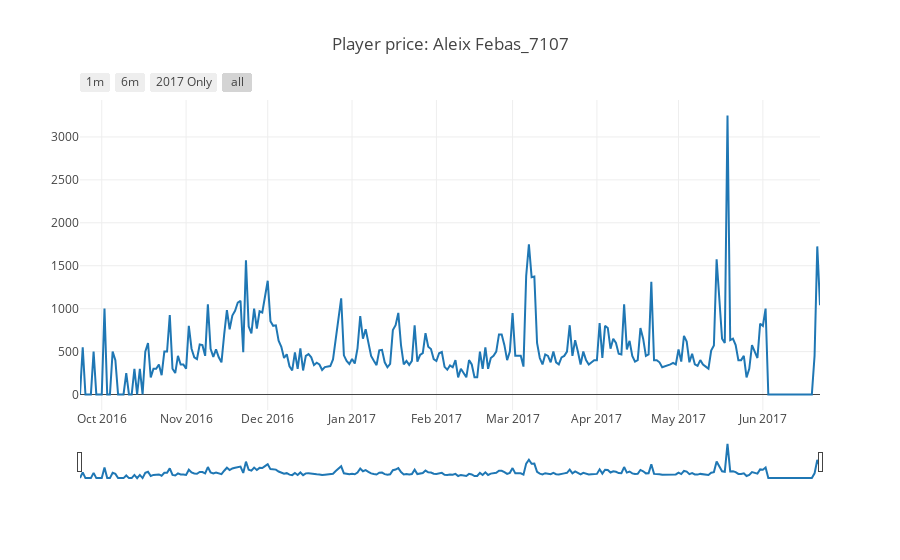

The notebook cell this image was saved under:
### Code cell
i = widgets.interactive(select_player_names, club = club_names_dropdown)
j = widgets.interactive(view_image, player_name = player_names_dropdown)
display(i)
display(j)
# You can select multiple items

### Figure 1 — Plotly figure (JSON) as saved in the notebook; plotly's stock layout.template omitted (floating-point values rounded to 4 significant figures; data arrays with more than 128 entries replaced by an {"elided": "..."} marker saying what was removed)
{"data": [{"name": "Aleix Febas_7107", "type": "scatter", "x": {"elided": "273 str values"}, "y": {"elided": "273 int values"}}], "layout": {"title": "Player price: Aleix Febas_7107", "xaxis": {"rangeselector": {"buttons": [{"count": 1, "label": "1m", "step": "month", "stepmode": "backward"}, {"count": 6, "label": "6m", "step": "month", "stepmode": "backward"}, {"count": 1, "label": "2017 Only", "step": "year", "stepmode": "todate"}, {"step": "all"}]}, "rangeslider": {"thickness": 0.1}, "type": "date"}}}
